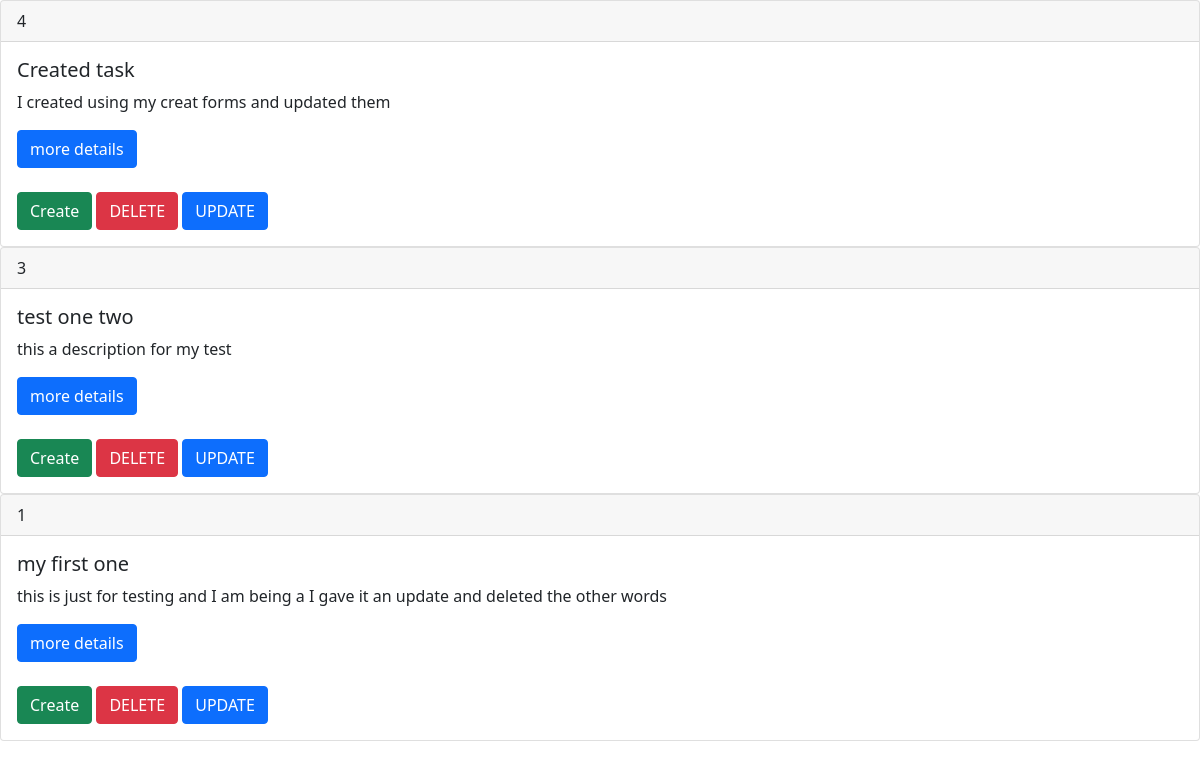
/tasks/, run on the app's committed database.
### tasks/models.py (models this page shows, shortened)
class Task(models.Model):
    title = models.CharField(max_length=100)
    description = models.TextField()
    created_at = models.DateField(auto_now=True)
    updated_at = models.DateField(auto_now_add=True)
    class Meta:
        ordering = ['-id']

### tasks/views.py (the view)
# urls.py: path('', views.task_list, name = 'task_list'),
def task_list(request):
    tasks = Task.objects.all()
    context = {'tasks': tasks}
    return render(request, 'tasks/task_list.html', context)

### templates/tasks/task_list.html
{%extends 'base.html'%}
{%block content %}
{%for tasks in tasks%}
<div class="card">
    <div class="card-header">
        {{tasks.id}}
    </div>
    <div class="card-body">
      <h5 class="card-title">{{tasks.title}}</h5>
      <p class="card-text">{{tasks.description}}</p>
      <a href="{% url 'tasks:task_details' tasks.id %}" class="btn btn-primary">more details</a>
      <br>
      <br>
      <a href="{% url 'tasks:create_task' %}" class="btn btn-success">Create</a>
      <a href="{% url 'tasks:delete_task' tasks.id %}" class="btn btn-danger">DELETE</a>
      <a href="{% url 'tasks:update_task' tasks.id %}" class="btn btn-primary">UPDATE</a>
    </div>
  </div>
{%endfor%}
{%endblock%}

### templates/base.html (shortened to what this page needs)
<!DOCTYPE html>
<html lang="en">
<head>
    <link href="https://cdn.jsdelivr.net/npm/bootstrap@5.0.2/dist/css/bootstrap.min.css" rel="stylesheet">
</head>
<body>
    {% block content %}
    {%endblock%}
</body>
</html>

### data on the page
Task: id "4", title "Created task", description "I created using my creat forms and updated them"
Task: id "3", title "test one two", description "this a description for my test"
Task: id "1", title "my first one", description "this is just for testing and I am being a I gave it an update and deleted the other words"
